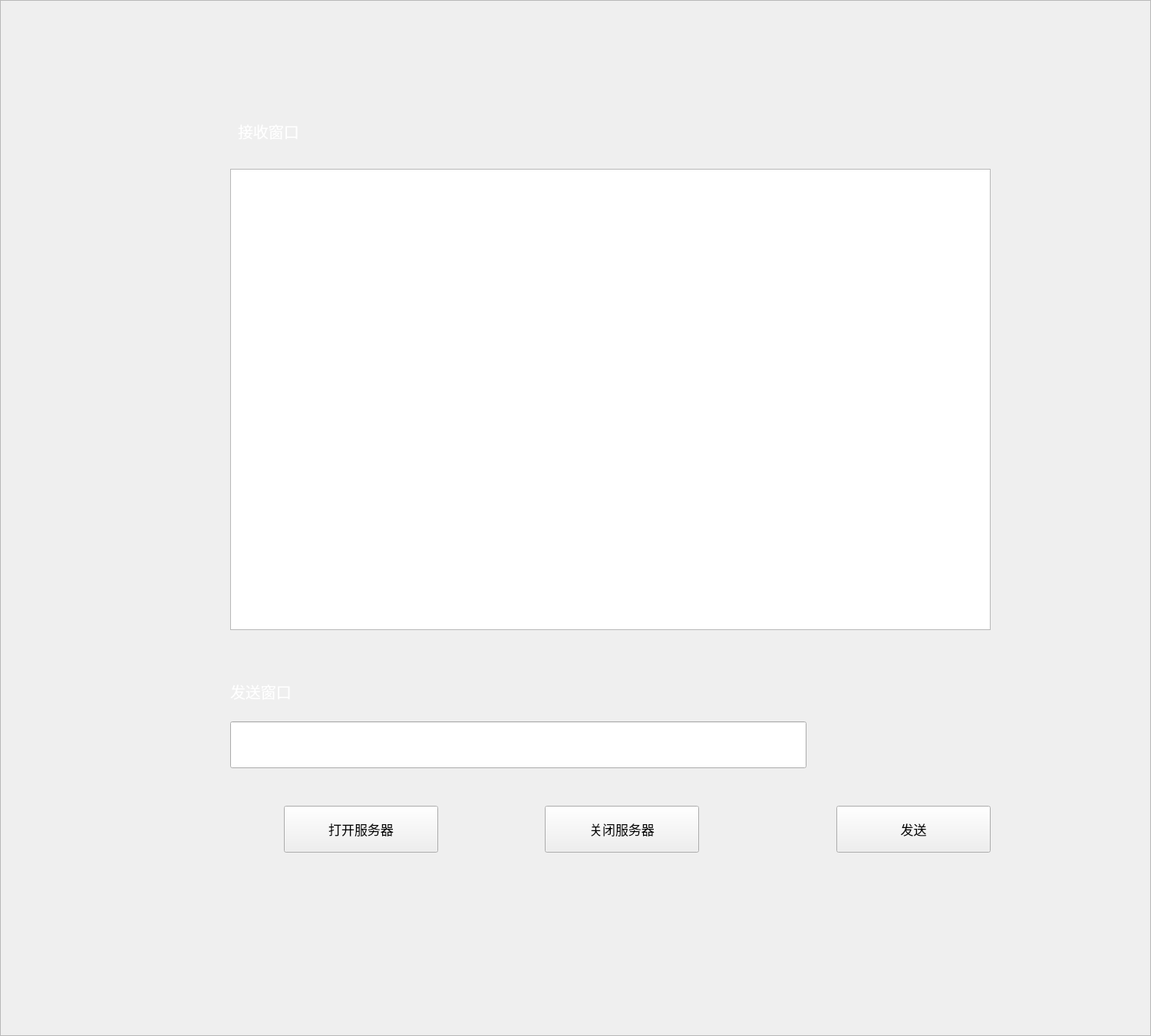
<?xml version="1.0" encoding="UTF-8"?>
<ui version="4.0">
 <class>Chat</class>
 <widget class="QDialog" name="Chat">
  <property name="geometry">
   <rect>
    <x>0</x>
    <y>0</y>
    <width>1500</width>
    <height>1350</height>
   </rect>
  </property>
  <property name="windowTitle">
   <string>服务端</string>
  </property>
  <widget class="QFrame" name="frame">
   <property name="geometry">
    <rect>
     <x>0</x>
     <y>0</y>
     <width>1500</width>
     <height>1350</height>
    </rect>
   </property>
   <property name="styleSheet">
    <string notr="true">#frame{border-image: url(:/photo/chat.jpg)}</string>
   </property>
   <property name="frameShape">
    <enum>QFrame::StyledPanel</enum>
   </property>
   <property name="frameShadow">
    <enum>QFrame::Raised</enum>
   </property>
   <widget class="QPushButton" name="openBt">
    <property name="geometry">
     <rect>
      <x>370</x>
      <y>1050</y>
      <width>201</width>
      <height>61</height>
     </rect>
    </property>
    <property name="font">
     <font>
      <pointsize>13</pointsize>
     </font>
    </property>
    <property name="focusPolicy">
     <enum>Qt::NoFocus</enum>
    </property>
    <property name="text">
     <string>打开服务器</string>
    </property>
   </widget>
   <widget class="QPushButton" name="closeBt">
    <property name="geometry">
     <rect>
      <x>710</x>
      <y>1050</y>
      <width>201</width>
      <height>61</height>
     </rect>
    </property>
    <property name="font">
     <font>
      <pointsize>13</pointsize>
     </font>
    </property>
    <property name="focusPolicy">
     <enum>Qt::NoFocus</enum>
    </property>
    <property name="text">
     <string>关闭服务器</string>
    </property>
   </widget>
   <widget class="QPushButton" name="sendBt">
    <property name="geometry">
     <rect>
      <x>1090</x>
      <y>1050</y>
      <width>201</width>
      <height>61</height>
     </rect>
    </property>
    <property name="font">
     <font>
      <pointsize>13</pointsize>
     </font>
    </property>
    <property name="focusPolicy">
     <enum>Qt::NoFocus</enum>
    </property>
    <property name="text">
     <string>发送</string>
    </property>
   </widget>
   <widget class="QLineEdit" name="sendEdit">
    <property name="geometry">
     <rect>
      <x>300</x>
      <y>940</y>
      <width>751</width>
      <height>61</height>
     </rect>
    </property>
    <property name="font">
     <font>
      <pointsize>13</pointsize>
     </font>
    </property>
   </widget>
   <widget class="QLabel" name="label">
    <property name="geometry">
     <rect>
      <x>300</x>
      <y>880</y>
      <width>261</width>
      <height>41</height>
     </rect>
    </property>
    <property name="font">
     <font>
      <pointsize>15</pointsize>
     </font>
    </property>
    <property name="styleSheet">
     <string notr="true">color: rgb(255, 255, 255);</string>
    </property>
    <property name="text">
     <string>发送窗口</string>
    </property>
   </widget>
   <widget class="QPlainTextEdit" name="recvEdit">
    <property name="geometry">
     <rect>
      <x>300</x>
      <y>220</y>
      <width>991</width>
      <height>601</height>
     </rect>
    </property>
    <property name="font">
     <font>
      <pointsize>13</pointsize>
     </font>
    </property>
    <property name="focusPolicy">
     <enum>Qt::NoFocus</enum>
    </property>
    <property name="readOnly">
     <bool>true</bool>
    </property>
   </widget>
   <widget class="QLabel" name="label_2">
    <property name="geometry">
     <rect>
      <x>310</x>
      <y>150</y>
      <width>241</width>
      <height>41</height>
     </rect>
    </property>
    <property name="font">
     <font>
      <pointsize>15</pointsize>
     </font>
    </property>
    <property name="styleSheet">
     <string notr="true">color: rgb(255, 255, 255);</string>
    </property>
    <property name="text">
     <string>接收窗口</string>
    </property>
   </widget>
  </widget>
 </widget>
 <resources/>
 <connections/>
</ui>
